Frame 1 (no input): blank canvas, image omitted
Frame 60 (the mouse pressed at the canvas centre just before this capture): blank canvas, image omitted
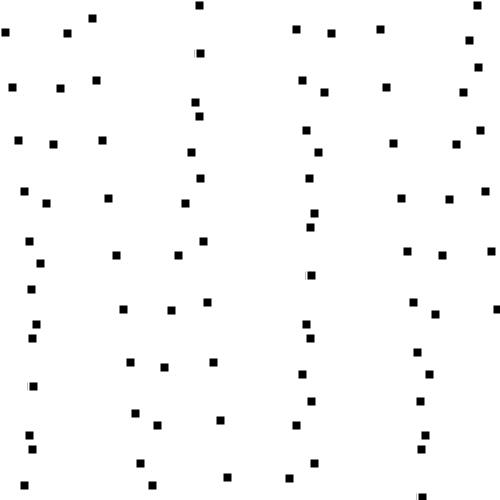
Frame 120 (the mouse held since frame 60 and released just before this capture)

The Processing sketch whose frames 1 and 60 were blank and that drew this single picture after the mouse press (run headless with seeded random() and noise(); from frame 60 on, the mouse is pressed at the canvas centre):

// Processing sketch: processing_153218
// ── processing_153218.pde

/*
 * Creative Coding
 * Week 2, 05 - Moving Patterns 1
 * by Indae Hwang and Jon McCormack
 * Copyright (c) 2014 Monash University
 *
 * This sketch builds on the previous sketches, drawing shapes based on the
 * current framerate. The movement of individual shapes combine to create a
 * gestalt field of motion. Use the arrow keys on your keyboard to change the
 * frame rate. 
 * 
 */

/*
 * From the workshop at Monash University in FutureLearn
 * Adjustemets by Pablo Rosero 
 * www.pablorosero.com
 */

// variable used to store the current frame rate value
int frame_rate_value;
float t = 0.01;

void setup() {
  size(500, 500);

  frame_rate_value = 12;
  frameRate(frame_rate_value);
  rectMode(CORNER);
  background(255);
}


void draw() {

  background(255);

  int num = 10;
  int margin = 0;
  float gutter = 0; //distance between each cell
  float cellsize = ( width - (2 * margin) - gutter * (num - 1) ) / (num - 1);

  int circleNumber = 0; // counter
  for (int i=0; i<num; i++) {
    for (int j=0; j<num; j++) {
      circleNumber = (i * num) + j; // different way to calculate the circle number from w2_04

      float tx = margin + cellsize * i + gutter * i;
      float ty = margin + cellsize * j + gutter * j;

      movingCircle(tx, ty, cellsize, circleNumber);
    }
  }
}



void movingCircle(float x, float y, float size, int circleNum) {

  float finalAngle;
  finalAngle = frameCount + circleNum;

  //the rotating angle for each tempX and tempY postion is affected by frameRate and angle;  
  float tempX = x + (size / 2) * sin(PI / frame_rate_value * finalAngle);
  float tempY = y + (size / 2) * cos(PI / frame_rate_value * finalAngle);

  fill(0, 250);

  for (int i=0; i<mouseX/10; i+=25) {
    for (int j=0; j<mouseY/10; j+=25) {

      fill(0);
      strokeWeight(2);
      stroke(255);
      pushMatrix();
      rotate(i);
      translate(i, j);
      rect(tempX, tempY, 10, 10);
      popMatrix();
    }
  }
}


/*
 * keyReleased function
 *
 * called automatically by Processing when a keyboard key is released
 */
void keyReleased() {

  // right arrow -- increase frame_rate_value
  if (keyCode == RIGHT && frame_rate_value < 60) {
    frame_rate_value++;
  }

  // left arrow -- decrease frame_rate_value
  if ( keyCode == LEFT && frame_rate_value > 1) {
    frame_rate_value--;
  }

  // set the frameRate and print current value on the screen
  frameRate(frame_rate_value);
  println("Current frame Rate is: " + frame_rate_value);
}
